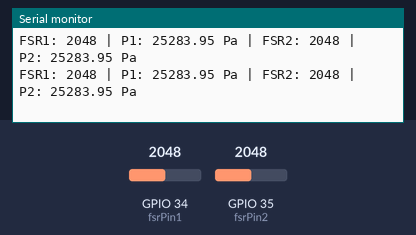
Bench run of a sketch on a simulated ESP32. On the bench: the last lines printed to the serial monitor. The inputs (shaded band) are chosen by the test bench; at power-on: GPIO 34 (fsrPin1) = 2048, GPIO 35 (fsrPin2) = 2048.

Above: at 1.8 s.
1.9 s: GPIO 34 (fsrPin1) set to 2866
At 2.8 s:
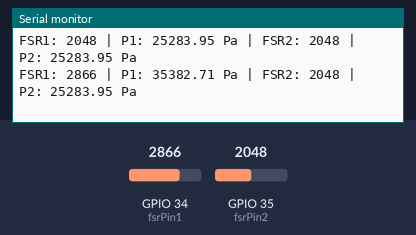
4.5 s: GPIO 35 (fsrPin2) set to 2866
At 5.8 s:
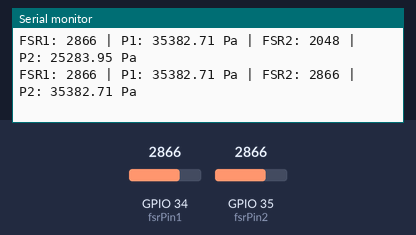
7.1 s: GPIO 34 (fsrPin1) set to 3603
At 9.6 s:
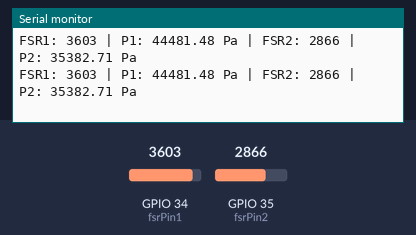
Timing chart, 0 to 11.1 s (numbered marks = the images above; inputs shaded):
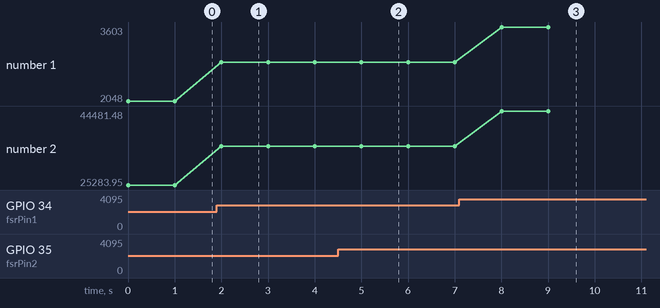

The sketch:

esp32_code.ino
```cpp
// GPIO pins for ESP32
const int fsrPin1 = 34; // ADC1 channel
const int fsrPin2 = 35; // ADC1 channel
const int TriggerPin1 = 25;
const int TriggerPin2 = 26;

// Constants
const unsigned long monitorDuration = 10000;
const float thresholdPressure = 4400.0;
const float area_m2 = 0.045 * 0.045;
// Variables
unsigned long startTime;
float averagePressure1 = 0;
float averagePressure2 = 0;
float currentPressure1 = 0;
float currentPressure2 = 0;
int samples = 0;

void setup() {
  Serial.begin(9600);
  pinMode(TriggerPin1, OUTPUT);
  pinMode(TriggerPin2, OUTPUT);
  digitalWrite(TriggerPin1, LOW);
  digitalWrite(TriggerPin2, LOW);

  startTime = millis();
}

void loop() {
  if (millis() - startTime <= monitorDuration) {
    int fsrValue1 = analogRead(fsrPin1);
    float force1 = (fsrValue1) * 0.025;
    if (force1 < 0) force1 = 0;
    currentPressure1 = force1 / area_m2;

    int fsrValue2 = analogRead(fsrPin2);
    float force2 = (fsrValue2) * 0.025;
    if (force2 < 0) force2 = 0;
    currentPressure2 = force2 / area_m2;

    averagePressure1 += currentPressure1;
    averagePressure2 += currentPressure2;
    samples++;

    Serial.print("FSR1: ");
    Serial.print(fsrValue1);
    Serial.print(" | P1: ");
    Serial.print(currentPressure1);
    Serial.print(" Pa | FSR2: ");
    Serial.print(fsrValue2);
    Serial.print(" | P2: ");
    Serial.print(currentPressure2);
    Serial.println(" Pa");

    delay(1000);
  } else {
    // Calculate averages
    float avgP1 = (samples > 0) ? averagePressure1 / samples : 0;
    float avgP2 = (samples > 0) ? averagePressure2 / samples : 0;

    // Activate Vibration Motors if needed
    if (avgP1 > thresholdPressure) {
      digitalWrite(TriggerPin1, HIGH);
      delay(5000);
      digitalWrite(TriggerPin1, LOW);
    } else {
      digitalWrite(TriggerPin1, LOW);
    }

    if (avgP2 > thresholdPressure) {
      digitalWrite(TriggerPin2, HIGH);
      delay(5000);
      digitalWrite(TriggerPin2, LOW);
    } else {
      digitalWrite(TriggerPin2, LOW);
    }

    // Serial Output
    Serial.println(" ------ ");
    Serial.print("Avg P1: ");
    Serial.print(avgP1);
    Serial.print(" | Avg P2: ");
    Serial.println(avgP2);

    // Reset for next monitoring cycle
    startTime = millis();
    averagePressure1 = 0;
    averagePressure2 = 0;
    samples = 0;
  }
}
```

Measured:
- after the input at 1.9 s, the serial monitor: prints a new line after 0.10 s (image 1)
- after the input at 4.5 s, the serial monitor: prints a new line after 0.50 s (image 2)
- after the input at 7.1 s, the serial monitor: prints a new line after 0.91 s (image 3)
- plotted number 1: 2048 → 2866 after the input at 1.9 s, 2866 → 3603 after the input at 7.1 s
- plotted number 2: 25283.95 → 35382.71 after the input at 1.9 s, 35382.71 → 44481.48 after the input at 7.1 s
